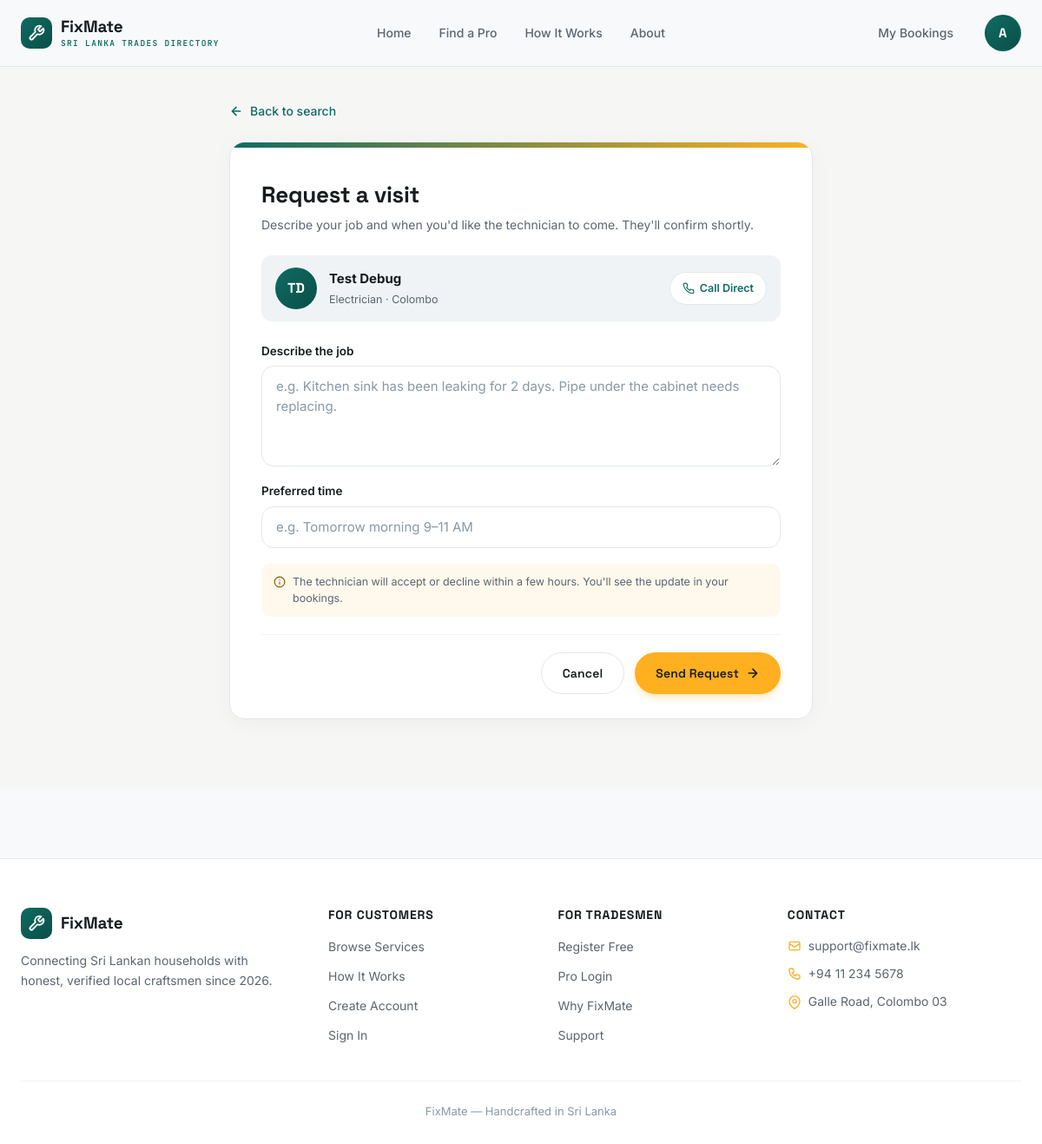
Screenshot of /pages/book.php?tech_id=4 (signed in) with the database file from the repository.
### tables this page shows
CREATE TABLE `technicians` (
  `id` int(11) NOT NULL,
  `email` varchar(100) NOT NULL,
  `password` varchar(255) NOT NULL,
  `name` varchar(100) NOT NULL,
  `phone` varchar(20) NOT NULL,
  `district_id` int(11) NOT NULL,
  `city` varchar(100) DEFAULT NULL,
  `service_id` int(11) NOT NULL,
  `experience` int(11) DEFAULT 0,
  `callout_fee` varchar(50) DEFAULT 'Rs. 2,000',
  `rating` decimal(2,1) DEFAULT 0.0,
  `jobs_completed` int(11) DEFAULT 0,
  `bio` text DEFAULT NULL,
  `profile_picture` varchar(255) DEFAULT NULL,
  `status` enum('pending','verified','rejected','suspended') DEFAULT 'pending',
  `available` tinyint(1) DEFAULT 1,
  `nic_front` varchar(255) DEFAULT NULL,
  `nic_back` varchar(255) DEFAULT NULL,
  `rejection_reason` text DEFAULT NULL,
  `verified_at` timestamp NULL DEFAULT NULL,
  `created_at` timestamp NOT NULL DEFAULT current_timestamp()
);

CREATE TABLE `services` (
  `id` int(11) NOT NULL,
  `service_name` varchar(100) NOT NULL
);

CREATE TABLE `districts` (
  `id` int(11) NOT NULL,
  `district_name` varchar(100) NOT NULL
);

### pages/book.php (the view, shortened to what this page needs)
<?php
include '../includes/config.php';
$tech_id = (int)($_GET['tech_id'] ?? 0);
$sql = "SELECT t.*, s.service_name, d.district_name
        FROM technicians t
        JOIN services  s ON t.service_id  = s.id
        JOIN districts d ON t.district_id = d.id
        WHERE t.id = '$tech_id' AND t.status = 'verified'";
$tech = mysqli_fetch_assoc(mysqli_query($conn, $sql));
include '../includes/header.php';
$initials = '';
foreach (explode(' ', $tech['name']) as $p) { $initials .= strtoupper(substr($p, 0, 1)); }
$initials = substr($initials, 0, 2);
$phone_clean = preg_replace('/[^0-9]/', '', $tech['phone']);
if (substr($phone_clean, 0, 2) == '94')      $phone_intl = $phone_clean;
elseif (substr($phone_clean, 0, 1) == '0')   $phone_intl = '94' . substr($phone_clean, 1);
else                                          $phone_intl = '94' . $phone_clean;
?>
<section class="book-page">
    <div class="container narrow">
        <div class="book-back">
            <a href="find.php">
                <svg width="16" height="16" viewBox="0 0 24 24" fill="none" stroke="currentColor" stroke-width="2.5" stroke-linecap="round" stroke-linejoin="round">
                    <path d="M19 12H5M12 19l-7-7 7-7"/>
                </svg>
                Back to search
            </a>
        </div>
        <form method="POST" class="book-card">
            <div class="book-card-accent"></div>
            <div class="book-body">
                <div class="book-header">
                                <h1>Request a visit</h1>
                    <p>Describe your job and when you'd like the technician to come. They'll confirm shortly.</p>
                </div>
                <div class="book-tech">
                    <div class="book-tech-avatar">
                        <?php if (!empty($tech['profile_picture'])) { ?>
                            <img src="../<?php echo htmlspecialchars($tech['profile_picture']); ?>" alt="">
                        <?php } else { ?>
                            <?php echo $initials; ?>
                        <?php } ?>
                    </div>
                    <div>
                        <div class="book-tech-name"><?php echo htmlspecialchars($tech['name']); ?></div>
                        <p class="book-tech-meta">
                            <?php echo htmlspecialchars($tech['service_name']); ?>
                            · <?php echo htmlspecialchars($tech['district_name']); ?>
                        </p>
                    </div>
                    <a href="tel:+<?php echo $phone_intl; ?>" class="book-call">
                        Call Direct
                    </a>
                </div>
                <div class="form-group">
                    <div class="label-row">
                        <label for="job_description">Describe the job</label>
                    </div>
                    <textarea name="job_description" id="job_description" rows="4" required
                              placeholder="e.g. Kitchen sink has been leaking for 2 days. Pipe under the cabinet needs replacing."><?php echo htmlspecialchars($_POST['job_description'] ?? ''); ?></textarea>
                </div>
                <div class="form-group">
                    <div class="label-row">
                        <label for="preferred_time">Preferred time</label>
                    </div>
                    <input type="text" name="preferred_time" id="preferred_time" required
                           placeholder="e.g. Tomorrow morning 9–11 AM"
                            value="<?php echo htmlspecialchars($_POST['preferred_time'] ?? ''); ?>">
                </div>
                <p class="book-hint">
                    <svg width="14" height="14" viewBox="0 0 24 24" fill="none" stroke="currentColor" stroke-width="2" stroke-linecap="round" stroke-linejoin="round">
                        <circle cx="12" cy="12" r="10"/>
                        <path d="M12 16v-4M12 8h.01"/>
                    </svg>
                    The technician will accept or decline within a few hours. You'll see the update in your bookings.
                </p>
                <div class="book-actions">
                    <a href="find.php" class="btn btn-ghost">Cancel</a>
                    <button type="submit" class="btn btn-amber">
                        Send Request
                        <svg width="16" height="16" viewBox="0 0 24 24" fill="none" stroke="currentColor" stroke-width="2.5" stroke-linecap="round" stroke-linejoin="round">
                            <path d="M5 12h14M12 5l7 7-7 7"/>
                        </svg>
                    </button>
                </div>
            </div>
        </form>
    </div>
</section>
<?php include '../includes/footer.php'; ?>

### rows the page displays
technicians: name "Test Debug", service.service_name "Electrician", district.district_name "Colombo"

### other values shown
substr($ini, 0, 2) "A"
$initials "TD"
